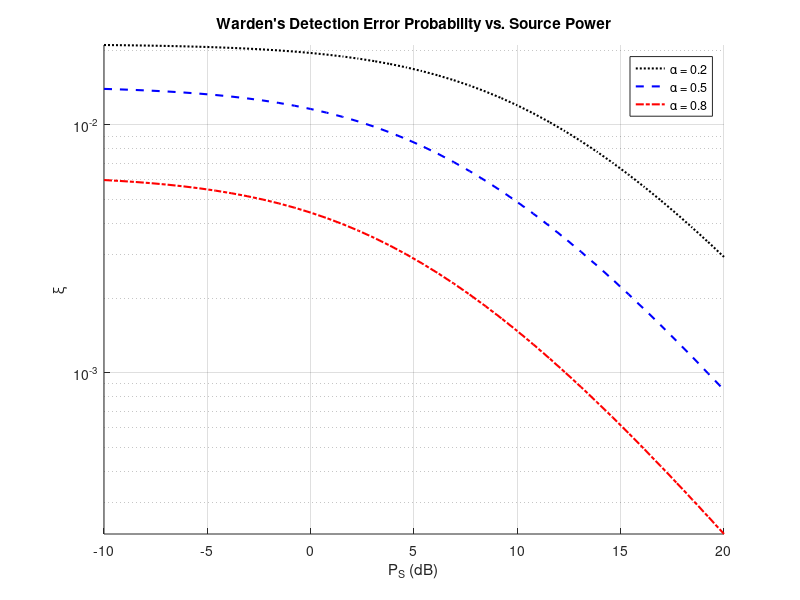

This chart was generated by the following MATLAB code:
% Define parameters
P_R = 0.5;
sigma_n = 0.1;  
sigma_SW = 1;   
sigma_RW = 1;   
sigma_SR = 1;   
beta = 0.5;        
epsilon = 1e-5;    

% Define sender power range
P_S_range = linspace(-10, 20, 40);

% Define alpha values
alpha_values = [0.2, 0.5, 0.8];

% Prepare figure
lineStyles = {':', '--', '-.'}; 
colors = {'k', 'b', 'r'};         
legend_entries = cell(1, length(alpha_values)); 
figure;
hold on;

% Loop over alpha
for j = 1:length(alpha_values)
    
    alpha = alpha_values(j);
    
    % Preallocate arrays
    xi_results = zeros(size(P_S_range));
    for i = 1:length(P_S_range)
        
        P_S_dB = P_S_range(i);

        P_S = 10^(P_S_dB / 10);
        
        C = @(x) (x * (1 - alpha) * P_S) ./ ...
            (sigma_n + x * alpha * P_S + beta * P_R * (-log(epsilon)));
        
        % Integral
        integrand = @(x) (1 - exp( -(C(x) .* sigma_n) ./ ...
            (P_S * sigma_SW + C(x) .* P_R .* sigma_RW) )) .* ...
            (exp(-x ./ sigma_SR) ./ sigma_SR);
            
        % Final result
        xi_results(i) = integral(integrand, 0, inf);
        
    end
    
    % Plot Figure
    semilogy(P_S_range, xi_results, lineStyles{j}, 'Color', colors{j}, 'LineWidth', 1.5);
    legend_entries{j} = sprintf('\\alpha = %.1f', alpha);
end
hold off;
grid on;
xlabel('P_S (dB)');
ylabel('ξ');
title('Warden''s Detection Error Probability vs. Source Power');
legend(legend_entries, 'Location', 'best');
axis tight;
